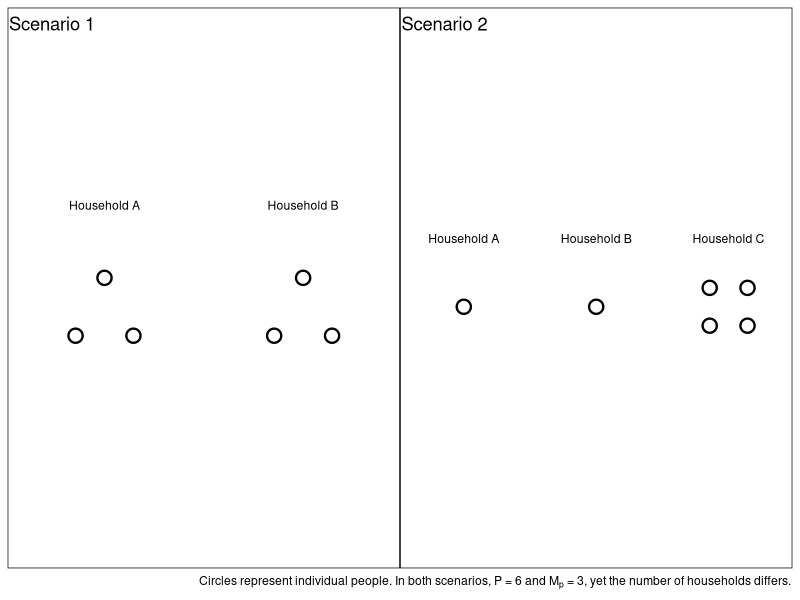

R code for this plot: (Note: this script raises an error after producing the figure.)
## ---- chunk 1
library(ggplot2)
library(patchwork)
## ---- chunk 2
# Data for Scenario 1
hh_data1 <- data.frame(
  hh_id = rep(c("Household A", "Household B"), times = c(3, 3)),
  x = c(1, 2, 1.5, 1, 2, 1.5),
  y = c(1, 1, 2, 1, 1, 2)
)

# Data for Scenario 2
hh_data2 <- data.frame(
  hh_id = rep(c("Household A", "Household B", "Household C"), times = c(1, 1, 4)),
  x = c(1.5, 1.5, 1, 1, 2, 2),
  y = c(1.5, 1.5, 1, 2, 1, 2)
)

# Plot for Scenario 1
plot1 <- ggplot(hh_data1, aes(x = x, y = y)) +
  geom_point(shape = 21, size = 4, color = "black", stroke = 1.2) +
  theme_void() +
  theme(
    plot.margin = margin(1, 1, 1, 1),
    plot.background = element_rect(color = "black", fill = NA, linewidth = 0.5)
  ) +
  facet_wrap(~hh_id, nrow = 1) +
  coord_fixed(ratio = 1) +
  xlim(0, 3) +
  ylim(0, 3) +
  ggtitle("Scenario 1")

# Plot for Scenario 2
plot2 <- ggplot(hh_data2, aes(x = x, y = y)) +
  geom_point(shape = 21, size = 4, color = "black", stroke = 1.2) +
  theme_void() +
  theme(
    plot.margin = margin(1, 1, 1, 1),
    plot.background = element_rect(color = "black", fill = NA, linewidth = 0.5)
  ) +
  facet_wrap(~hh_id, nrow = 1) +
  coord_fixed(ratio = 1) +
  xlim(0, 3) +
  ylim(0, 3) +
  ggtitle("Scenario 2")
## ---- chunk 3
# Combine plots using patchwork
combined_plot <- plot1 + plot2 +
  plot_layout(widths = c(1, 1)) +
  plot_annotation(
    caption = expression(paste("Circles represent individual people. In both scenarios, P = 6 and ", M[p], " = 3, yet the number of households differs."))
  )

# Display the plot
print(combined_plot)

## ---- chunk 4
knitr::include_graphics("proof_files/figure1-3.png")
## ---- chunk 5
knitr::include_graphics("proof_files/figure1-4.png")
## ---- chunk 6
knitr::include_graphics("proof_files/figure1-5.png")
